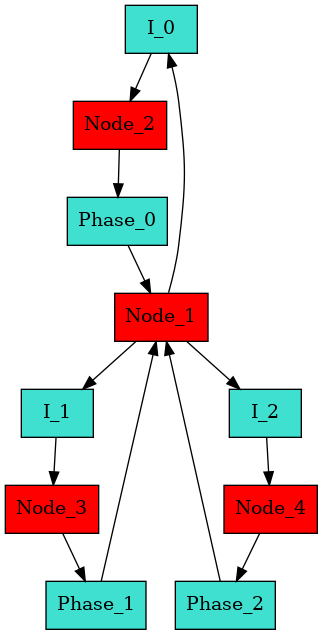

Source code (Python):
import os
from pathlib import Path

import pydot
from elmer_circuitbuilder import (Circuit, ElmerComponent, I,
                                  generate_elmer_circuits, number_of_circuits)


def create_circuit(dir_out: Path):
    """Creates circuit definition file for Elmer.

    Args:
        dir_out: Directory the circuit definition file is written to

    Returns:
        Filename of the circuit definition file.
    """
    # initialize circuits: number of circuits - do not remove
    c = number_of_circuits(1)
    # reference/ground node needed - do not remove.
    c[1].ref_node = 1

    # Components
    peak_current = 6.0
    current_0 = I("I_0", 1, 2, peak_current)
    current_1 = I("I_1", 1, 3, peak_current)
    current_2 = I("I_2", 1, 4, peak_current)
    currents = [current_0, current_1, current_2]

    phase_0 = ElmerComponent("Phase_0", 2, 1, 1, [2, 3], 1)
    phase_1 = ElmerComponent("Phase_1", 3, 1, 2, [6, 7], 1)
    phase_2 = ElmerComponent("Phase_2", 4, 1, 3, [4, 5], 1)
    phases = [phase_0, phase_1, phase_2]
    for phase in phases:
        n_turns = 35
        resistance = 0.8 / float(n_turns)
        phase.stranded(n_turns, resistance)

    components = [*currents, *phases]

    # store components in array components = [comp1, comp2,...] - do not remove
    c[1].components.append(components)

    fname_out = "circuit.definition"
    path_out = dir_out / fname_out
    if os.path.exists(path_out):
        os.remove(path_out)

    # generate elmer circuit.definitions - do not remove / do not edit
    generate_elmer_circuits(c, path_out)

    return c

def plot_circuit(c: Circuit, fname: Path):
    """Plots the circuit."""
    graph = pydot.Dot(graph_type="digraph")
    pins = []

    # Add components as graph nodes
    for comp in c[1].components[0]:
        pins.append(comp.pin1)
        pins.append(comp.pin2)
        graph.add_node(
            pydot.Node(comp.name, style="filled", fillcolor="turquoise", shape="box")
        )

    # Add nodes/pins as graph nodes
    pins = list(set(pins))
    for pin in pins:
        graph.add_node(
            pydot.Node(f"Node_{pin}", style="filled", fillcolor="red", shape="box")
        )

    # Connect components and nodes/pins
    for comp in c[1].components[0]:
        edge = pydot.Edge(f"Node_{comp.pin1}", comp.name)
        graph.add_edge(edge)
        edge = pydot.Edge(comp.name, f"Node_{comp.pin2}")
        graph.add_edge(edge)

    save = getattr(graph, f"write_{fname.suffix.replace('.', '')}")
    save(fname)


if __name__ == "__main__":
    # Change path to your case directory
    path = Path(__file__).parent
    circuit = create_circuit(Path(path))
    plot_circuit(circuit, path / "circuit.png")

   

   
